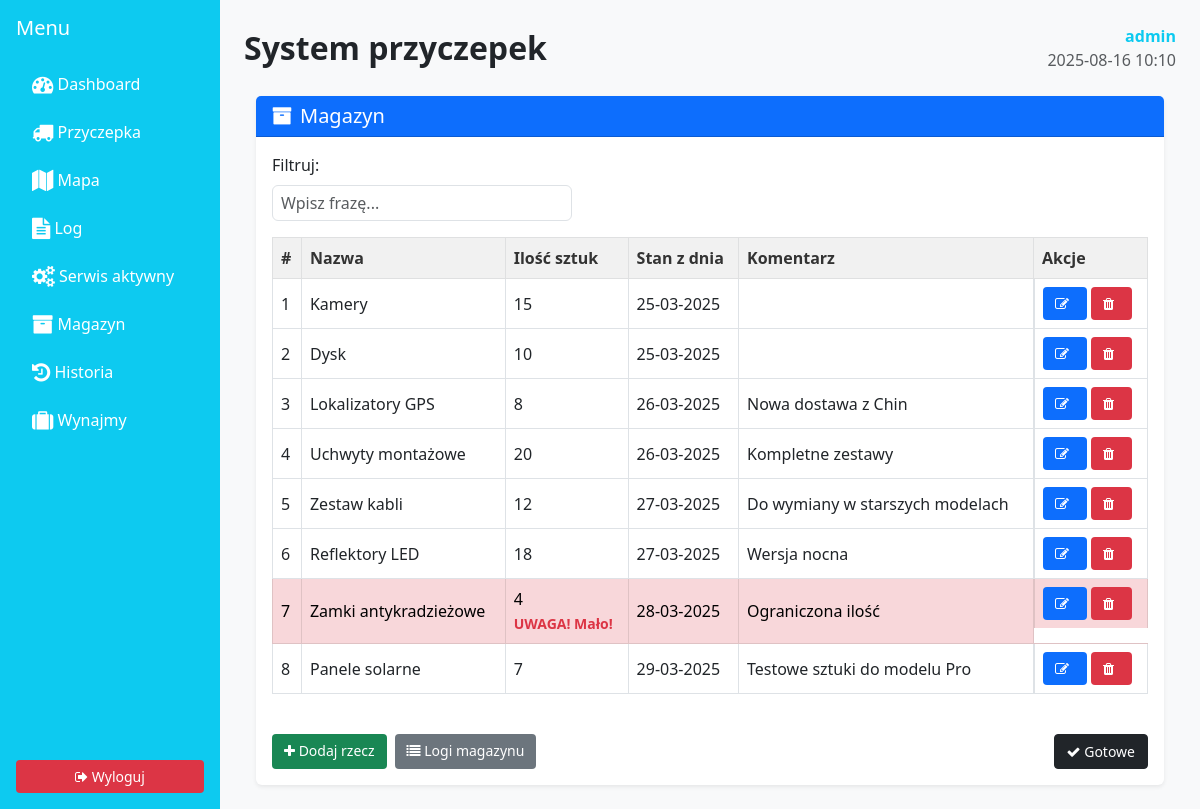
Page /warehouse/ (signed in) on the committed database.
### rentalapp/models.py (models this page shows, shortened)
class WarehouseItem(models.Model):
    name = models.CharField(max_length=100)
    quantity = models.PositiveIntegerField(default=0)
    date_state = models.DateField()
    comment = models.TextField(blank=True, null=True)

### rentalapp/views.py (the view)
# urls.py: path('warehouse/', views.warehouse_manager_view, name='warehouse_manager'),
@login_required
def warehouse_manager_view(request):
    items = WarehouseItem.objects.all()
    return render(request, 'rentalapp/warehouse/warehouse_manager.html', {'items': items})

### templates/rentalapp/warehouse/warehouse_manager.html (shortened to what this page needs)
{% extends 'rentalapp/base.html' %}
{% load static %}
{% block content %}
    <div class="container-fluid">
        <div class="card shadow-sm border-0 mt-4">
            <div class="card-header bg-primary text-white d-flex justify-content-between align-items-center">
                <h5 class="mb-0"><i class="fa fa-archive me-2"></i>Magazyn</h5>
            </div>
            <div class="card-body">
                <div class="mb-3">
                    <label for="filterInput" class="form-label">Filtruj:</label>
                    <input type="text" id="filterInput" class="form-control" placeholder="Wpisz frazę..."
                           onkeyup="filterTable()">
                </div>
                <div class="table-responsive">
                    <table class="table table-bordered table-hover align-middle" id="warehouseTable">
                        <thead class="table-light">
                        <tr>
                            <th>#</th>
                            <th>Nazwa</th>
                            <th>Ilość sztuk</th>
                            <th>Stan z dnia</th>
                            <th>Komentarz</th>
                            <th>Akcje</th>
                        </tr>
                        </thead>
                        <tbody>
                        {% for item in items %}
                            <tr {% if item.quantity < 5 %}class="table-danger"{% endif %}>
                                <td>{{ forloop.counter }}</td>
                                <td>{{ item.name }}</td>
                                <td>
                                    {{ item.quantity }}
                                    {% if item.quantity < 5 %}
                                        <br><strong class="text-danger small">UWAGA! Mało!</strong>
                                    {% endif %}
                                </td>
                                <td>{{ item.date_state|date:"d-m-Y" }}</td>
                                <td>{{ item.comment }}</td>
                                <td class="d-flex gap-1">
                                    <a href="{% url 'rentalapp:warehouse_edit_item' item.pk %}"
                                       class="btn btn-sm btn-primary">
                                        <i class="fa fa-edit"></i>
                                    </a>
                                    <a href="{% url 'rentalapp:warehouse_delete_item' item.pk %}"
                                       class="btn btn-sm btn-danger">
                                        <i class="fa fa-trash"></i>
                                    </a>
                                </td>
                            </tr>
                        {% endfor %}
                        </tbody>
                    </table>
                </div>
                <div class="mt-4 d-flex flex-wrap gap-2">
                    <a href="{% url 'rentalapp:warehouse_add_item' %}" class="btn btn-success">
                        <i class="fa fa-plus"></i> Dodaj rzecz
                    </a>
                    <a href="{% url 'rentalapp:warehouse_logs' %}" class="btn btn-secondary">
                        <i class="fa fa-list"></i> Logi magazynu
                    </a>
                    <button class="btn btn-dark ms-auto" id="doneBtn">
                        <i class="fa fa-check"></i> Gotowe
                    </button>
                </div>
            </div>
        </div>
    </div>
{% endblock %}

### templates/rentalapp/base.html (shortened to what this page needs)
{% load static %}
{% load tz %}
<!DOCTYPE html>
<html lang="pl">
<head>
  <link rel="stylesheet" href="https://cdn.jsdelivr.net/npm/bootstrap@5.3.0/dist/css/bootstrap.min.css">
  <link rel="stylesheet" href="https://cdn.jsdelivr.net/npm/font-awesome@4.7.0/css/font-awesome.min.css">
  <link rel="stylesheet" href="{% static 'rentalapp/css/style.css' %}">
</head>
<body>
<div class="d-flex">
    <div class="bg-info text-white p-3 d-flex flex-column" style="width: 220px; min-height: 100vh;">
        <h5 class="mb-4">Menu</h5>
        <ul class="nav flex-column">
            <li class="nav-item mb-2">
                <a class="nav-link text-white" href="{% url 'rentalapp:dashboard' %}"><i class="fa fa-tachometer fa-lg"></i> Dashboard</a>
            </li>
            <li class="nav-item mb-2">
                <a class="nav-link text-white" href="{% url 'rentalapp:trailer_list' %}"><i class="fa fa-truck fa-lg"></i> Przyczepka</a>
            </li>
            <li class="nav-item mb-2">
                <a class="nav-link text-white" href="{% url 'rentalapp:map_view' %}"><i class="fa fa-map fa-lg"></i> Mapa</a>
            </li>
            <li class="nav-item mb-2">
                <a class="nav-link text-white" href="{% url 'rentalapp:log' %}"><i class="fa fa-file-text fa-lg"></i> Log</a>
            </li>
            <li class="nav-item mb-2">
                <a class="nav-link text-white" href="{% url 'rentalapp:active_services' %}">
                    <i class="fa fa-cogs fa-lg"></i> Serwis aktywny
                </a>
            </li>
            <li class="nav-item mb-2">
                <a class="nav-link text-white" href="{% url 'rentalapp:warehouse_manager' %}"><i class="fa fa-archive fa-lg"></i> Magazyn</a>
            </li>
            <li class="nav-item mb-2">
                <a class="nav-link text-white" href="{% url 'rentalapp:rental_history' %}">
    <i class="fa fa-history fa-lg"></i> Historia
</a>
            </li>
            <li class="nav-item mb-2">
                <a class="nav-link text-white" href="{% url 'rentalapp:rent' %}"><i class="fa fa-suitcase fa-lg"></i> Wynajmy</a>
            </li>
        </ul>
        {% if user.is_authenticated %}
        <div class="mt-auto">
            <a class="btn btn-danger w-100" href="{% url 'rentalapp:logout' %}">
                <i class="fa fa-sign-out"></i> Wyloguj
            </a>
        </div>
        {% endif %}
    </div>
    <div class="p-4 flex-grow-1">
        <div class="d-flex justify-content-between align-items-center mb-4">
            <h2 class="mb-0">System przyczepek</h2>
            {% if user.is_authenticated %}
            <div class="text-end">
                <div class="text-info fw-bold">
                    {% if user.groups.exists %}{{ user.groups.first.name }} {{ user.username }}
                    {% else %}{{ user.username }}{% endif %}
                </div>
                <div class="text-muted">{% now "Y-m-d H:i" %}</div>
            </div>
            {% endif %}
        </div>
        {% block content %}{% endblock content %}
    </div>
</div>
</body>
</html>

### static/rentalapp/css/style.css (style rules this page uses)
body { background-color: #f8f9fa; font-family: 'Segoe UI', sans-serif; color: #212529; }
h1, h2, h3 { font-weight: bold; }
.table th { background-color: #f1f1f1; color: #333; font-weight: bold; }
.table td, .table th { vertical-align: middle; }
.btn { border-radius: 4px; padding: 6px 12px; font-size: 14px; }
.btn-success { background-color: #198754; border: none; }
.btn-danger { background-color: #dc3545; border: none; }
.btn-primary { background-color: #0d6efd; border: none; }
.btn-secondary { background-color: #6c757d; border: none; }
input[type="text"] { padding: 5px 8px; margin-bottom: 10px; width: 300px; }
.table td .fa { margin-right: 6px; }
.mt-4 { margin-top: 1.5rem; }
.mb-3 { margin-bottom: 1rem; }
.w-100 { width: 100%; }

### rows in the picture
WarehouseItem: name "Kamery", quantity "15", date_state "25-03-2025"
WarehouseItem: name "Dysk", quantity "10", date_state "25-03-2025"
WarehouseItem: name "Lokalizatory GPS", quantity "8", date_state "26-03-2025", comment "Nowa dostawa z Chin"
WarehouseItem: name "Uchwyty montażowe", quantity "20", date_state "26-03-2025", comment "Kompletne zestawy"
WarehouseItem: name "Zestaw kabli", quantity "12", date_state "27-03-2025", comment "Do wymiany w starszych modelach"
WarehouseItem: name "Reflektory LED", quantity "18", date_state "27-03-2025", comment "Wersja nocna"
WarehouseItem: name "Zamki antykradzieżowe", quantity "4", shows "UWAGA! Mało!", date_state "28-03-2025", comment "Ograniczona ilość"
WarehouseItem: name "Panele solarne", quantity "7", date_state "29-03-2025", comment "Testowe sztuki do modelu Pro"

### other values in the picture
{{ user.username }} "admin"
